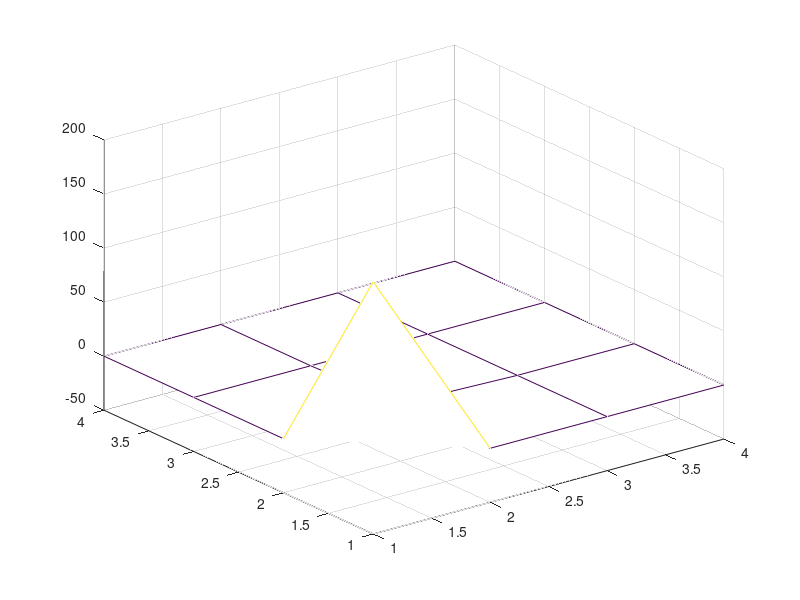

MATLAB code to generate this figure:
%2a
x=(0:5)';
x=x/5+1;
f=cos(x);
A=[x.^5, x.^4, x.^3, x.^2, x, ones(6,1)];
[L, U, P]=lu(A);
opts.LT=true;
opts.TRANSA=false;
opts.UT=false;
b=linsolve(L, P*f, opts);
opts.LT=false;
opts.UT=true;
opts.TRANSA=false;
c=linsolve(U, b, opts);
cc=polyfit(x, f, 5);
t = linspace(1,2);
%plot(t, polyval(c, t), t, cos(t));

%2b
A=[x.^3, x.^2, x, ones(6,1)];
[Q,R]=qr(A,0);
c=R\(Q'*f);
[Q,R,P] = qr(A,0);
c(P) = R\(Q'*f);
[U, S, V]=svd(A, 'econ');
c=V*(S\(U'*f));
disp(c)
t = linspace(1,2);
%plot(t, polyval(c, t), t, cos(t));

%2c
B=[x.^3, x.^2, x, x.^2+x, ones(6,1)];
[Q,R,P] = qr(B);
c = P(:, 1:4)*R(1:4,1:4)^(-1)*Q(:, 1:4)'*f;
disp(c)
t = linspace(1,2);
plot(t, polyval([c(1),c(2)+c(4),c(3)+c(4),c(5)], t), t, cos(t));

%2d
M=10^3; C=A'*A;
EIG=sort(eig(C));
for con=1:M
    [Q, R]=qr(C, 0);
    C=R*Q; 
end
mesh(C);
EIG1=sort(diag(C));
sqsing=S.^2;
